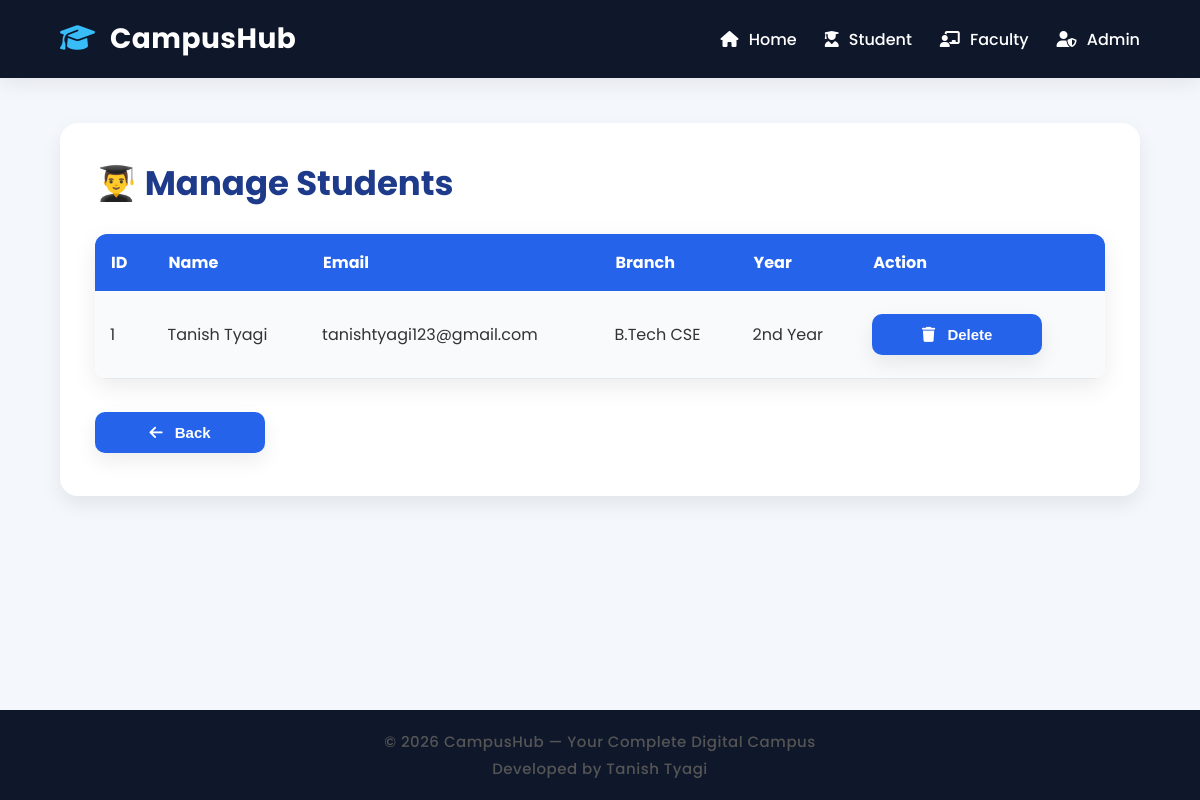
The app's page /admin/students (signed in) with its own data.
### tables this page shows
CREATE TABLE students(
    id INTEGER PRIMARY KEY AUTOINCREMENT,
    full_name TEXT NOT NULL,
    email TEXT UNIQUE NOT NULL,
    password TEXT NOT NULL,
    branch TEXT NOT NULL,
    year TEXT NOT NULL
);

### routes/admin.py (the view)
@admin.route("/admin/students")
def admin_students():
    if "admin_id" not in session:
        return redirect("/admin")
    connection = sqlite3.connect("database/campushub.db")
    cursor = connection.cursor()
    cursor.execute("SELECT * FROM students")
    students = cursor.fetchall()
    connection.close()
    return render_template(
        "admin_students.html",
        students=students
    )

### templates/admin_students.html (shortened to what this page needs)
{% extends "base.html" %}
{% block content %}
<div class="container">
    <h1>👨‍🎓 Manage Students</h1>
    <table>
        <tr>
            <th>ID</th>
            <th>Name</th>
            <th>Email</th>
            <th>Branch</th>
            <th>Year</th>
            <th>Action</th>
        </tr>
        {% for student in students %}
        <tr>
            <td>{{ student[0] }}</td>
            <td>{{ student[1] }}</td>
            <td>{{ student[2] }}</td>
            <td>{{ student[4] }}</td>
            <td>{{ student[5] }}</td>
            <td>
                <a href="/admin/delete_student/{{ student[0] }}"
                   onclick="return confirm('Are you sure you want to delete this student?')">
                    <button>
                        <i class="fa-solid fa-trash"></i>
                        Delete
                    </button>
                </a>
            </td>
        </tr>
        {% endfor %}
    </table>
    <br>
    <a href="/admin/dashboard">
        <button>
            <i class="fa-solid fa-arrow-left"></i>
            Back
        </button>
    </a>
</div>
{% endblock %}

### static/css/style.css (style rules this page uses)
* { margin:0; padding:0; box-sizing:border-box; }
html { scroll-behavior:smooth; }
body { font-family:'Poppins',sans-serif; background:#f4f7fc; color:#333; min-height:100vh; display:flex; flex-direction:column; }
.container { width:90%; max-width:1200px; margin:45px auto; background:white; padding:35px; border-radius:18px; box-shadow:0 10px 35px rgba(0,0,0,.08); }
h1 { color:#1e3a8a; margin-bottom:15px; }
button { background:#2563eb; color:white; border:none; padding:12px 24px; border-radius:10px; cursor:pointer; font-size:15px; font-weight:600; transition:.3s; margin:8px 8px 8px 0; }
a { text-decoration:none; color:#2563eb; }
table { width:100%; border-collapse:collapse; margin-top:25px; background:white; border-radius:12px; overflow:hidden; box-shadow:0 8px 25px rgba(0,0,0,.08); }
table th { background:#2563eb; color:white; padding:16px; text-align:left; }
table td { padding:15px; border-bottom:1px solid #e5e7eb; }
table tr:nth-child(even) { background:#f8fafc; }
table a { font-weight:600; }
.container a button { min-width:170px; }
.container>h1 { font-size:34px; }
.card, .container, .login-container, .register-container, table { transition:.3s; }
.container { animation:fadeIn .6s ease; }
button { position:relative; overflow:hidden; }
table { animation:fadeIn .5s ease; }
button i { margin-right:8px; }
button, .card, .container { box-shadow:0 8px 20px rgba(0,0,0,.08); }
html { scroll-padding-top:80px; }

### records on screen
students: id "1", full_name "Tanish Tyagi", email "tanishtyagi123@gmail.com", branch "B.Tech CSE", year "2nd Year"
